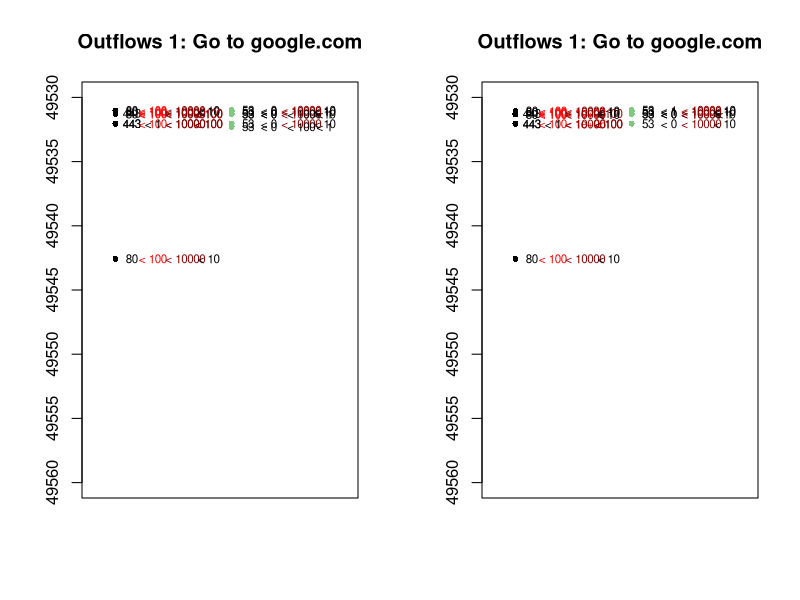
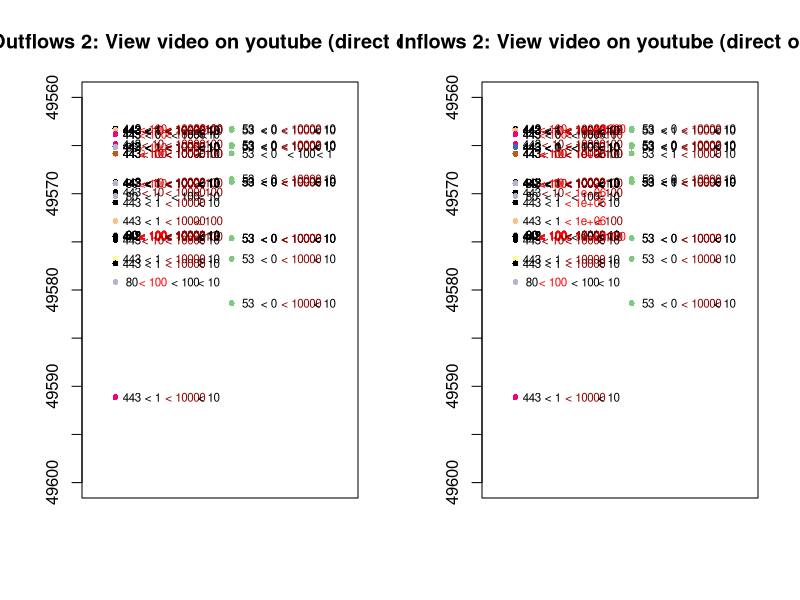
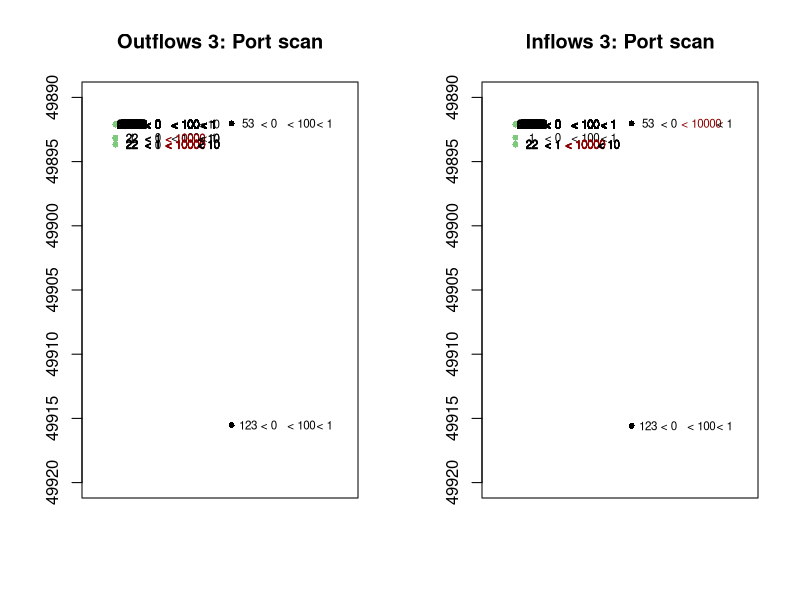
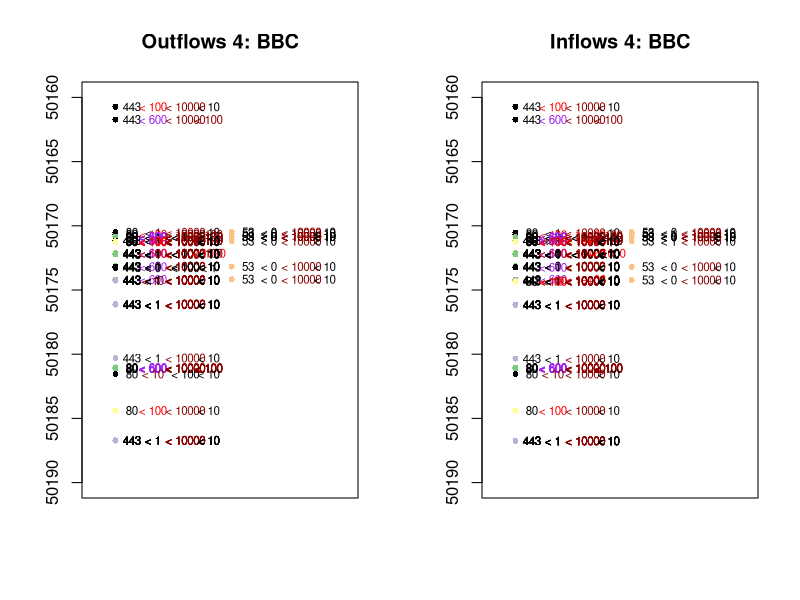

Here is the R script that generated these plots, in order:
## ---- chunk 1
knitr::opts_chunk$set(echo = TRUE)
## ---- chunk 2
setwd("~/Desktop/VNet/Data/")

Flows <- Outflows <- read.table("nf_data.txt",sep=",",header=FALSE, stringsAsFactors = FALSE,skip=1,fill=TRUE)
del <- nrow(Flows)

Flows <- Flows <- read.table("nf_data.txt",sep=",",header=FALSE, stringsAsFactors = FALSE,skip=1,nrows=del-4,fill=TRUE)
t11 <- sapply(strsplit(Flows[,1]," "), "[",2)
Flows[,1] <- c(data.matrix(read.table(text=t11,sep=":"))%*%c(3600,60,1))
Flows[,5] <- sapply(strsplit(Flows[,5],":"), "[",2)
Flows[,7] <- sapply(strsplit(Flows[,7],":"), "[",2)
Flows[,3] <- trimws(Flows[,3],which="both")
Flows[,4] <- trimws(Flows[,4],which="both")
Flows[,5] <- trimws(Flows[,5],which="both")
Flows[,6] <- trimws(Flows[,6],which="both")
Flows[,7] <- trimws(Flows[,7],which="both")
Flows[,9] <- trimws(Flows[,9],which="both")
Flows[,8] <- gsub(" M","000000",Flows[,8])
Flows[,9] <- gsub(" M","000000",Flows[,9])
Flows[,8] <- gsub(" G","000000000",Flows[,8])
Flows[,9] <- gsub(" G","000000000",Flows[,9])

colnames(Flows) <- c("timeStamp","duration","proto","srcip","srcport",
                              "destip","destport","packetcount","bytes","flowcount")
Flows <- Flows[order(Flows[,1]),]


Outflows <- Flows[Flows[,4]=="192.168.1.100",]
Inflows <- Flows[Flows[,6]=="192.168.1.100",]
Others <- Flows[Flows[,6]!="192.168.1.100"&Flows[,4]!="192.168.1.100",]

#dim(Inflows)
#dim(Outflows)


# Outflows <- Outflows[Outflows[,1]/3600>13.99,]
# Outflows[,1] <- Outflows[,1]-min(Outflows[,1])
# Inflows <- Inflows[Inflows[,1]/3600>13.99,]
# Inflows[,1] <- Inflows[,1]-min(Inflows[,1])


#Outflows ###############################################################

Outflows_b <- Outflows
Inflows_b <- Inflows

Outflows_b[,8] <- as.numeric(Outflows_b[,8])
Outflows_b[,9] <- as.numeric(Outflows_b[,9])
Inflows_b[,8] <- as.numeric(Inflows_b[,8])
Inflows_b[,9] <- as.numeric(Inflows_b[,9])

#Colors and groups
coldout <- rep("black",dim(Outflows)[1])
coldin <- rep("black",dim(Inflows)[1])
colpout <- rep("black",dim(Outflows)[1])
colpin <- rep("black",dim(Inflows)[1])
colbout <- rep("black",dim(Outflows)[1])
colbin <- rep("black",dim(Inflows)[1])

quantile(as.numeric(Outflows[,2]),probs = c(0.7,0.95,0.99,0.999))
quantile(as.numeric(Inflows[,2]),probs = c(0.7,0.95,0.99,0.999))
durationsv <- c(-1,0,1,10,100,600,Inf)
cold <- c("black","black","darkred","red","purple","green")

for(i in 2:length(durationsv)){
  Outflows[Outflows_b[,2]>durationsv[i-1]&Outflows_b[,2]<=durationsv[i],2] <- paste("<",durationsv[i])
  coldout[Outflows_b[,2]>durationsv[i-1]&Outflows_b[,2]<=durationsv[i]] <- cold[i-1]
  Inflows[Inflows_b[,2]>durationsv[i-1]&Inflows_b[,2]<=durationsv[i],2] <- paste("<",durationsv[i])
  coldin[Inflows_b[,2]>durationsv[i-1]&Inflows_b[,2]<=durationsv[i]] <- cold[i-1]
}

quantile(as.numeric(Outflows[,8]),probs = c(0.7,0.95,0.99,0.999))
quantile(as.numeric(Inflows[,8]),probs = c(0.7,0.95,0.99,0.999))
paketsv <- c(-1,1,10,100,1000,10000,100000,Inf)
colp <- c("black","black","darkred","red","purple","purple","green")

for(i in 2:length(paketsv)){
  Outflows[Outflows_b[,8]>paketsv[i-1]&Outflows_b[,8]<=paketsv[i],8] <- paste("<",paketsv[i])
  colpout[Outflows_b[,8]>paketsv[i-1]&Outflows_b[,8]<=paketsv[i]] <- colp[i-1]
  Inflows[Inflows_b[,8]>paketsv[i-1]&Inflows_b[,8]<=paketsv[i],8] <- paste("<",paketsv[i])
  colpin[Inflows_b[,8]>paketsv[i-1]&Inflows_b[,8]<=paketsv[i]] <- colp[i-1]
}

quantile(as.numeric(Outflows[,9]),probs = c(0.7,0.95,0.99,0.999))
quantile(as.numeric(Inflows[,9]),probs = c(0.7,0.95,0.99,0.999))
bytesv <- c(-1,100,10000,1000000,100000000,1000000000,Inf)
colb <- c("black","darkred","red","purple","purple","green")

for(i in 2:length(paketsv)){
  Outflows[Outflows_b[,9]>bytesv[i-1]&Outflows_b[,9]<=bytesv[i],9] <- paste("<",bytesv[i])
  colbout[Outflows_b[,9]>bytesv[i-1]&Outflows_b[,9]<=bytesv[i]] <- colb[i-1]
  Inflows[Inflows_b[,9]>bytesv[i-1]&Inflows_b[,9]<=bytesv[i],9] <- paste("<",bytesv[i])
  colbin[Inflows_b[,9]>bytesv[i-1]&Inflows_b[,9]<=bytesv[i]] <- colb[i-1]
}


library(RColorBrewer)
n <- 74
qual_col_pals = brewer.pal.info[brewer.pal.info$category == 'qual',]
col_vector = unlist(mapply(brewer.pal, qual_col_pals$maxcolors, rownames(qual_col_pals)))
#pie(rep(1,n), col=sample(col_vector, n))
## ---- chunk 3
window <- c(0,30)+49530


yax <- seq(from = window[1], to = window[2], by = 5)

par(mfrow=c(1,2))


nout <- sum(table(Outflows[Outflows[,1]>=window[1]&Outflows[,1]<=window[2],6])>2)
nin <- sum(table(Inflows[Inflows[,1]>=window[1]&Inflows[,1]<=window[2],4])>2)

IPout <- names(sort(table(Outflows[Outflows[,1]>=window[1]&Outflows[,1]<=window[2],6]),decreasing = TRUE))
IPin <- names(sort(table(Inflows[Inflows[,1]>=window[1]&Inflows[,1]<=window[2],4]),decreasing = TRUE))

colsout <- rep("black",length(Outflows[Outflows[,1]>=window[1]&Outflows[,1]<=window[2],6]))
colsin <- rep("black",length(Inflows[Inflows[,1]>=window[1]&Inflows[,1]<=window[2],6]))

for(i in 1:nout){
  colsout[Outflows[Outflows[,1]>=window[1]&Outflows[,1]<=window[2],6]==IPout[i]]=col_vector[i]
}

for(i in 1:nin){
  colsin[Inflows[Inflows[,1]>=window[1]&Inflows[,1]<=window[2],4]==IPin[i]]=col_vector[i]
}

outUDP <- Outflows[Outflows[,1]>=window[1]&Outflows[,1]<=window[2],3]=="UDP"
outTCP <- Outflows[Outflows[,1]>=window[1]&Outflows[,1]<=window[2],3]=="TCP"
inUDP <- Inflows[Inflows[,1]>=window[1]&Inflows[,1]<=window[2],3]=="UDP"
inTCP <- Inflows[Inflows[,1]>=window[1]&Inflows[,1]<=window[2],3]=="TCP"



#sort(table(Outflows[Outflows[,1]>=window[1]&Outflows[,1]<=window[2],6]),decreasing = TRUE)
#sort(table(Inflows[Inflows[,1]>=window[1]&Inflows[,1]<=window[2],4]),decreasing = TRUE)

#Outflows ##################

plot(Outflows[Outflows[,3]=="UDP"&Outflows[,1]>=window[1]&Outflows[,1]<=window[2],1]*0,Outflows[Outflows[,3]=="UDP"&Outflows[,1]>=window[1]&Outflows[,1]<=window[2],1],
     col=colsout[outUDP],ylim=rev(window),pch=16,cex=0.8,xlim=c(-0.6,0.5),axes=FALSE,frame.plot=TRUE,
     main="Outflows 1: Go to google.com",ylab=" " ,xlab=" ")
axis(side = 2, at = yax)
points(Outflows[Outflows[,3]=="TCP"&Outflows[,1]>=window[1]&Outflows[,1]<=window[2],1]*0-0.5,Outflows[Outflows[,3]=="TCP"&Outflows[,1]>=window[1]&Outflows[,1]<=window[2],1],
       col=colsout[outTCP],cex=0.8,pch=16)

#Ports
text(Outflows[Outflows[,3]=="UDP"&Outflows[,1]>=window[1]&Outflows[,1]<=window[2],1]*0+0.07, Outflows[Outflows[,3]=="UDP"&Outflows[,1]>=window[1]&Outflows[,1]<=window[2],1],
     labels = Outflows[Outflows[,3]=="UDP"&Outflows[,1]>=window[1]&Outflows[,1]<=window[2],7],offset = 0, cex = 0.7)
text(Outflows[Outflows[,3]=="TCP"&Outflows[,1]>=window[1]&Outflows[,1]<=window[2],1]*0-0.43, Outflows[Outflows[,3]=="TCP"&Outflows[,1]>=window[1]&Outflows[,1]<=window[2],1],
     labels = Outflows[Outflows[,3]=="TCP"&Outflows[,1]>=window[1]&Outflows[,1]<=window[2],7],offset = 0, cex = 0.7)

#Duration

text(Outflows[Outflows[,3]=="UDP"&Outflows[,1]>=window[1]&Outflows[,1]<=window[2],1]*0+0.16, Outflows[Outflows[,3]=="UDP"&Outflows[,1]>=window[1]&Outflows[,1]<=window[2],1],
     labels = Outflows[Outflows[,3]=="UDP"&Outflows[,1]>=window[1]&Outflows[,1]<=window[2],2],offset = 0, cex = 0.7,col=coldout[Outflows[,3]=="UDP"&Outflows[,1]>=window[1]&Outflows[,1]<=window[2]])
text(Outflows[Outflows[,3]=="TCP"&Outflows[,1]>=window[1]&Outflows[,1]<=window[2],1]*0-0.34, Outflows[Outflows[,3]=="TCP"&Outflows[,1]>=window[1]&Outflows[,1]<=window[2],1],
     labels = Outflows[Outflows[,3]=="TCP"&Outflows[,1]>=window[1]&Outflows[,1]<=window[2],2],offset = 0, cex = 0.7,col=coldout[Outflows[,3]=="TCP"&Outflows[,1]>=window[1]&Outflows[,1]<=window[2]])

#Bytes

text(Outflows[Outflows[,3]=="UDP"&Outflows[,1]>=window[1]&Outflows[,1]<=window[2],1]*0+0.3, Outflows[Outflows[,3]=="UDP"&Outflows[,1]>=window[1]&Outflows[,1]<=window[2],1],
     labels = Outflows[Outflows[,3]=="UDP"&Outflows[,1]>=window[1]&Outflows[,1]<=window[2],9],offset = 0, cex = 0.7,col=colbout[Outflows[,3]=="UDP"&Outflows[,1]>=window[1]&Outflows[,1]<=window[2]])
text(Outflows[Outflows[,3]=="TCP"&Outflows[,1]>=window[1]&Outflows[,1]<=window[2],1]*0-0.2, Outflows[Outflows[,3]=="TCP"&Outflows[,1]>=window[1]&Outflows[,1]<=window[2],1],
     labels = Outflows[Outflows[,3]=="TCP"&Outflows[,1]>=window[1]&Outflows[,1]<=window[2],9],offset = 0, cex = 0.7,col=colbout[Outflows[,3]=="TCP"&Outflows[,1]>=window[1]&Outflows[,1]<=window[2]])

#Pakets

text(Outflows[Outflows[,3]=="UDP"&Outflows[,1]>=window[1]&Outflows[,1]<=window[2],1]*0+0.4, Outflows[Outflows[,3]=="UDP"&Outflows[,1]>=window[1]&Outflows[,1]<=window[2],1],
     labels = Outflows[Outflows[,3]=="UDP"&Outflows[,1]>=window[1]&Outflows[,1]<=window[2],8],offset = 0, cex = 0.7,col=colpout[Outflows[,3]=="UDP"&Outflows[,1]>=window[1]&Outflows[,1]<=window[2]])
text(Outflows[Outflows[,3]=="TCP"&Outflows[,1]>=window[1]&Outflows[,1]<=window[2],1]*0-0.1, Outflows[Outflows[,3]=="TCP"&Outflows[,1]>=window[1]&Outflows[,1]<=window[2],1],
     labels = Outflows[Outflows[,3]=="TCP"&Outflows[,1]>=window[1]&Outflows[,1]<=window[2],8],offset = 0, cex = 0.7,col=colpout[Outflows[,3]=="TCP"&Outflows[,1]>=window[1]&Outflows[,1]<=window[2]])

#Inflows ##################

plot(Inflows[Inflows[,3]=="UDP"&Inflows[,1]>=window[1]&Inflows[,1]<=window[2],1]*0,Inflows[Inflows[,3]=="UDP"&Inflows[,1]>=window[1]&Inflows[,1]<=window[2],1],
     col=colsin[inUDP],ylim=rev(window),pch=16,cex=0.8,xlim=c(-0.6,0.5),axes=FALSE,frame.plot=TRUE,
     main="Outflows 1: Go to google.com",ylab=" " ,xlab=" ")
axis(side = 2, at = yax)
points(Inflows[Inflows[,3]=="TCP"&Inflows[,1]>=window[1]&Inflows[,1]<=window[2],1]*0-0.5,Inflows[Inflows[,3]=="TCP"&Inflows[,1]>=window[1]&Inflows[,1]<=window[2],1],
       col=colsin[inTCP],cex=0.8,pch=16)

#Ports
text(Inflows[Inflows[,3]=="UDP"&Inflows[,1]>=window[1]&Inflows[,1]<=window[2],1]*0+0.07, Inflows[Inflows[,3]=="UDP"&Inflows[,1]>=window[1]&Inflows[,1]<=window[2],1],
     labels = Inflows[Inflows[,3]=="UDP"&Inflows[,1]>=window[1]&Inflows[,1]<=window[2],5],offset = 0, cex = 0.7)
text(Inflows[Inflows[,3]=="TCP"&Inflows[,1]>=window[1]&Inflows[,1]<=window[2],1]*0-0.43, Inflows[Inflows[,3]=="TCP"&Inflows[,1]>=window[1]&Inflows[,1]<=window[2],1],
     labels = Inflows[Inflows[,3]=="TCP"&Inflows[,1]>=window[1]&Inflows[,1]<=window[2],5],offset = 0, cex = 0.7)

#Duration

text(Inflows[Inflows[,3]=="UDP"&Inflows[,1]>=window[1]&Inflows[,1]<=window[2],1]*0+0.16, Inflows[Inflows[,3]=="UDP"&Inflows[,1]>=window[1]&Inflows[,1]<=window[2],1],
     labels = Inflows[Inflows[,3]=="UDP"&Inflows[,1]>=window[1]&Inflows[,1]<=window[2],2],offset = 0, cex = 0.7,col=coldin[Inflows[,3]=="UDP"&Inflows[,1]>=window[1]&Inflows[,1]<=window[2]])
text(Inflows[Inflows[,3]=="TCP"&Inflows[,1]>=window[1]&Inflows[,1]<=window[2],1]*0-0.34, Inflows[Inflows[,3]=="TCP"&Inflows[,1]>=window[1]&Inflows[,1]<=window[2],1],
     labels = Inflows[Inflows[,3]=="TCP"&Inflows[,1]>=window[1]&Inflows[,1]<=window[2],2],offset = 0, cex = 0.7,col=coldin[Inflows[,3]=="TCP"&Inflows[,1]>=window[1]&Inflows[,1]<=window[2]])

#Bytes

text(Inflows[Inflows[,3]=="UDP"&Inflows[,1]>=window[1]&Inflows[,1]<=window[2],1]*0+0.3, Inflows[Inflows[,3]=="UDP"&Inflows[,1]>=window[1]&Inflows[,1]<=window[2],1],
     labels = Inflows[Inflows[,3]=="UDP"&Inflows[,1]>=window[1]&Inflows[,1]<=window[2],9],offset = 0, cex = 0.7,col=colbin[Inflows[,3]=="UDP"&Inflows[,1]>=window[1]&Inflows[,1]<=window[2]])
text(Inflows[Inflows[,3]=="TCP"&Inflows[,1]>=window[1]&Inflows[,1]<=window[2],1]*0-0.2, Inflows[Inflows[,3]=="TCP"&Inflows[,1]>=window[1]&Inflows[,1]<=window[2],1],
     labels = Inflows[Inflows[,3]=="TCP"&Inflows[,1]>=window[1]&Inflows[,1]<=window[2],9],offset = 0, cex = 0.7,col=colbin[Inflows[,3]=="TCP"&Inflows[,1]>=window[1]&Inflows[,1]<=window[2]])

#Pakets

text(Inflows[Inflows[,3]=="UDP"&Inflows[,1]>=window[1]&Inflows[,1]<=window[2],1]*0+0.4, Inflows[Inflows[,3]=="UDP"&Inflows[,1]>=window[1]&Inflows[,1]<=window[2],1],
     labels = Inflows[Inflows[,3]=="UDP"&Inflows[,1]>=window[1]&Inflows[,1]<=window[2],8],offset = 0, cex = 0.7,col=colpin[Inflows[,3]=="UDP"&Inflows[,1]>=window[1]&Inflows[,1]<=window[2]])
text(Inflows[Inflows[,3]=="TCP"&Inflows[,1]>=window[1]&Inflows[,1]<=window[2],1]*0-0.1, Inflows[Inflows[,3]=="TCP"&Inflows[,1]>=window[1]&Inflows[,1]<=window[2],1],
     labels = Inflows[Inflows[,3]=="TCP"&Inflows[,1]>=window[1]&Inflows[,1]<=window[2],8],offset = 0, cex = 0.7,col=colpin[Inflows[,3]=="TCP"&Inflows[,1]>=window[1]&Inflows[,1]<=window[2]])

## ---- chunk 4
window <- c(0,40)+49560


yax <- seq(from = window[1], to = window[2], by = 5)

par(mfrow=c(1,2))


nout <- sum(table(Outflows[Outflows[,1]>=window[1]&Outflows[,1]<=window[2],6])>2)
nin <- sum(table(Inflows[Inflows[,1]>=window[1]&Inflows[,1]<=window[2],4])>2)

IPout <- names(sort(table(Outflows[Outflows[,1]>=window[1]&Outflows[,1]<=window[2],6]),decreasing = TRUE))
IPin <- names(sort(table(Inflows[Inflows[,1]>=window[1]&Inflows[,1]<=window[2],4]),decreasing = TRUE))

colsout <- rep("black",length(Outflows[Outflows[,1]>=window[1]&Outflows[,1]<=window[2],6]))
colsin <- rep("black",length(Inflows[Inflows[,1]>=window[1]&Inflows[,1]<=window[2],6]))

for(i in 1:nout){
  colsout[Outflows[Outflows[,1]>=window[1]&Outflows[,1]<=window[2],6]==IPout[i]]=col_vector[i]
}

for(i in 1:nin){
  colsin[Inflows[Inflows[,1]>=window[1]&Inflows[,1]<=window[2],4]==IPin[i]]=col_vector[i]
}

outUDP <- Outflows[Outflows[,1]>=window[1]&Outflows[,1]<=window[2],3]=="UDP"
outTCP <- Outflows[Outflows[,1]>=window[1]&Outflows[,1]<=window[2],3]=="TCP"
inUDP <- Inflows[Inflows[,1]>=window[1]&Inflows[,1]<=window[2],3]=="UDP"
inTCP <- Inflows[Inflows[,1]>=window[1]&Inflows[,1]<=window[2],3]=="TCP"



#sort(table(Outflows[Outflows[,1]>=window[1]&Outflows[,1]<=window[2],6]),decreasing = TRUE)
#sort(table(Inflows[Inflows[,1]>=window[1]&Inflows[,1]<=window[2],4]),decreasing = TRUE)

#Outflows ##################

plot(Outflows[Outflows[,3]=="UDP"&Outflows[,1]>=window[1]&Outflows[,1]<=window[2],1]*0,Outflows[Outflows[,3]=="UDP"&Outflows[,1]>=window[1]&Outflows[,1]<=window[2],1],
     col=colsout[outUDP],ylim=rev(window),pch=16,cex=0.8,xlim=c(-0.6,0.5),axes=FALSE,frame.plot=TRUE,
     main="Outflows 2: View video on youtube (direct open)",ylab=" " ,xlab=" ")
axis(side = 2, at = yax)
points(Outflows[Outflows[,3]=="TCP"&Outflows[,1]>=window[1]&Outflows[,1]<=window[2],1]*0-0.5,Outflows[Outflows[,3]=="TCP"&Outflows[,1]>=window[1]&Outflows[,1]<=window[2],1],
       col=colsout[outTCP],cex=0.8,pch=16)

#Ports
text(Outflows[Outflows[,3]=="UDP"&Outflows[,1]>=window[1]&Outflows[,1]<=window[2],1]*0+0.07, Outflows[Outflows[,3]=="UDP"&Outflows[,1]>=window[1]&Outflows[,1]<=window[2],1],
     labels = Outflows[Outflows[,3]=="UDP"&Outflows[,1]>=window[1]&Outflows[,1]<=window[2],7],offset = 0, cex = 0.7)
text(Outflows[Outflows[,3]=="TCP"&Outflows[,1]>=window[1]&Outflows[,1]<=window[2],1]*0-0.43, Outflows[Outflows[,3]=="TCP"&Outflows[,1]>=window[1]&Outflows[,1]<=window[2],1],
     labels = Outflows[Outflows[,3]=="TCP"&Outflows[,1]>=window[1]&Outflows[,1]<=window[2],7],offset = 0, cex = 0.7)

#Duration

text(Outflows[Outflows[,3]=="UDP"&Outflows[,1]>=window[1]&Outflows[,1]<=window[2],1]*0+0.16, Outflows[Outflows[,3]=="UDP"&Outflows[,1]>=window[1]&Outflows[,1]<=window[2],1],
     labels = Outflows[Outflows[,3]=="UDP"&Outflows[,1]>=window[1]&Outflows[,1]<=window[2],2],offset = 0, cex = 0.7,col=coldout[Outflows[,3]=="UDP"&Outflows[,1]>=window[1]&Outflows[,1]<=window[2]])
text(Outflows[Outflows[,3]=="TCP"&Outflows[,1]>=window[1]&Outflows[,1]<=window[2],1]*0-0.34, Outflows[Outflows[,3]=="TCP"&Outflows[,1]>=window[1]&Outflows[,1]<=window[2],1],
     labels = Outflows[Outflows[,3]=="TCP"&Outflows[,1]>=window[1]&Outflows[,1]<=window[2],2],offset = 0, cex = 0.7,col=coldout[Outflows[,3]=="TCP"&Outflows[,1]>=window[1]&Outflows[,1]<=window[2]])

#Bytes

text(Outflows[Outflows[,3]=="UDP"&Outflows[,1]>=window[1]&Outflows[,1]<=window[2],1]*0+0.3, Outflows[Outflows[,3]=="UDP"&Outflows[,1]>=window[1]&Outflows[,1]<=window[2],1],
     labels = Outflows[Outflows[,3]=="UDP"&Outflows[,1]>=window[1]&Outflows[,1]<=window[2],9],offset = 0, cex = 0.7,col=colbout[Outflows[,3]=="UDP"&Outflows[,1]>=window[1]&Outflows[,1]<=window[2]])
text(Outflows[Outflows[,3]=="TCP"&Outflows[,1]>=window[1]&Outflows[,1]<=window[2],1]*0-0.2, Outflows[Outflows[,3]=="TCP"&Outflows[,1]>=window[1]&Outflows[,1]<=window[2],1],
     labels = Outflows[Outflows[,3]=="TCP"&Outflows[,1]>=window[1]&Outflows[,1]<=window[2],9],offset = 0, cex = 0.7,col=colbout[Outflows[,3]=="TCP"&Outflows[,1]>=window[1]&Outflows[,1]<=window[2]])

#Pakets

text(Outflows[Outflows[,3]=="UDP"&Outflows[,1]>=window[1]&Outflows[,1]<=window[2],1]*0+0.4, Outflows[Outflows[,3]=="UDP"&Outflows[,1]>=window[1]&Outflows[,1]<=window[2],1],
     labels = Outflows[Outflows[,3]=="UDP"&Outflows[,1]>=window[1]&Outflows[,1]<=window[2],8],offset = 0, cex = 0.7,col=colpout[Outflows[,3]=="UDP"&Outflows[,1]>=window[1]&Outflows[,1]<=window[2]])
text(Outflows[Outflows[,3]=="TCP"&Outflows[,1]>=window[1]&Outflows[,1]<=window[2],1]*0-0.1, Outflows[Outflows[,3]=="TCP"&Outflows[,1]>=window[1]&Outflows[,1]<=window[2],1],
     labels = Outflows[Outflows[,3]=="TCP"&Outflows[,1]>=window[1]&Outflows[,1]<=window[2],8],offset = 0, cex = 0.7,col=colpout[Outflows[,3]=="TCP"&Outflows[,1]>=window[1]&Outflows[,1]<=window[2]])

#Inflows ##################

plot(Inflows[Inflows[,3]=="UDP"&Inflows[,1]>=window[1]&Inflows[,1]<=window[2],1]*0,Inflows[Inflows[,3]=="UDP"&Inflows[,1]>=window[1]&Inflows[,1]<=window[2],1],
     col=colsin[inUDP],ylim=rev(window),pch=16,cex=0.8,xlim=c(-0.6,0.5),axes=FALSE,frame.plot=TRUE,
     main="Inflows 2: View video on youtube (direct open)",ylab=" " ,xlab=" ")
axis(side = 2, at = yax)
points(Inflows[Inflows[,3]=="TCP"&Inflows[,1]>=window[1]&Inflows[,1]<=window[2],1]*0-0.5,Inflows[Inflows[,3]=="TCP"&Inflows[,1]>=window[1]&Inflows[,1]<=window[2],1],
       col=colsin[inTCP],cex=0.8,pch=16)

#Ports
text(Inflows[Inflows[,3]=="UDP"&Inflows[,1]>=window[1]&Inflows[,1]<=window[2],1]*0+0.07, Inflows[Inflows[,3]=="UDP"&Inflows[,1]>=window[1]&Inflows[,1]<=window[2],1],
     labels = Inflows[Inflows[,3]=="UDP"&Inflows[,1]>=window[1]&Inflows[,1]<=window[2],5],offset = 0, cex = 0.7)
text(Inflows[Inflows[,3]=="TCP"&Inflows[,1]>=window[1]&Inflows[,1]<=window[2],1]*0-0.43, Inflows[Inflows[,3]=="TCP"&Inflows[,1]>=window[1]&Inflows[,1]<=window[2],1],
     labels = Inflows[Inflows[,3]=="TCP"&Inflows[,1]>=window[1]&Inflows[,1]<=window[2],5],offset = 0, cex = 0.7)

#Duration

text(Inflows[Inflows[,3]=="UDP"&Inflows[,1]>=window[1]&Inflows[,1]<=window[2],1]*0+0.16, Inflows[Inflows[,3]=="UDP"&Inflows[,1]>=window[1]&Inflows[,1]<=window[2],1],
     labels = Inflows[Inflows[,3]=="UDP"&Inflows[,1]>=window[1]&Inflows[,1]<=window[2],2],offset = 0, cex = 0.7,col=coldin[Inflows[,3]=="UDP"&Inflows[,1]>=window[1]&Inflows[,1]<=window[2]])
text(Inflows[Inflows[,3]=="TCP"&Inflows[,1]>=window[1]&Inflows[,1]<=window[2],1]*0-0.34, Inflows[Inflows[,3]=="TCP"&Inflows[,1]>=window[1]&Inflows[,1]<=window[2],1],
     labels = Inflows[Inflows[,3]=="TCP"&Inflows[,1]>=window[1]&Inflows[,1]<=window[2],2],offset = 0, cex = 0.7,col=coldin[Inflows[,3]=="TCP"&Inflows[,1]>=window[1]&Inflows[,1]<=window[2]])

#Bytes

text(Inflows[Inflows[,3]=="UDP"&Inflows[,1]>=window[1]&Inflows[,1]<=window[2],1]*0+0.3, Inflows[Inflows[,3]=="UDP"&Inflows[,1]>=window[1]&Inflows[,1]<=window[2],1],
     labels = Inflows[Inflows[,3]=="UDP"&Inflows[,1]>=window[1]&Inflows[,1]<=window[2],9],offset = 0, cex = 0.7,col=colbin[Inflows[,3]=="UDP"&Inflows[,1]>=window[1]&Inflows[,1]<=window[2]])
text(Inflows[Inflows[,3]=="TCP"&Inflows[,1]>=window[1]&Inflows[,1]<=window[2],1]*0-0.2, Inflows[Inflows[,3]=="TCP"&Inflows[,1]>=window[1]&Inflows[,1]<=window[2],1],
     labels = Inflows[Inflows[,3]=="TCP"&Inflows[,1]>=window[1]&Inflows[,1]<=window[2],9],offset = 0, cex = 0.7,col=colbin[Inflows[,3]=="TCP"&Inflows[,1]>=window[1]&Inflows[,1]<=window[2]])

#Pakets

text(Inflows[Inflows[,3]=="UDP"&Inflows[,1]>=window[1]&Inflows[,1]<=window[2],1]*0+0.4, Inflows[Inflows[,3]=="UDP"&Inflows[,1]>=window[1]&Inflows[,1]<=window[2],1],
     labels = Inflows[Inflows[,3]=="UDP"&Inflows[,1]>=window[1]&Inflows[,1]<=window[2],8],offset = 0, cex = 0.7,col=colpin[Inflows[,3]=="UDP"&Inflows[,1]>=window[1]&Inflows[,1]<=window[2]])
text(Inflows[Inflows[,3]=="TCP"&Inflows[,1]>=window[1]&Inflows[,1]<=window[2],1]*0-0.1, Inflows[Inflows[,3]=="TCP"&Inflows[,1]>=window[1]&Inflows[,1]<=window[2],1],
     labels = Inflows[Inflows[,3]=="TCP"&Inflows[,1]>=window[1]&Inflows[,1]<=window[2],8],offset = 0, cex = 0.7,col=colpin[Inflows[,3]=="TCP"&Inflows[,1]>=window[1]&Inflows[,1]<=window[2]])

## ---- chunk 5
window <- c(0,30)+49890


yax <- seq(from = window[1], to = window[2], by = 5)

par(mfrow=c(1,2))


nout <- sum(table(Outflows[Outflows[,1]>=window[1]&Outflows[,1]<=window[2],6])>2)
nin <- sum(table(Inflows[Inflows[,1]>=window[1]&Inflows[,1]<=window[2],4])>2)

IPout <- names(sort(table(Outflows[Outflows[,1]>=window[1]&Outflows[,1]<=window[2],6]),decreasing = TRUE))
IPin <- names(sort(table(Inflows[Inflows[,1]>=window[1]&Inflows[,1]<=window[2],4]),decreasing = TRUE))

colsout <- rep("black",length(Outflows[Outflows[,1]>=window[1]&Outflows[,1]<=window[2],6]))
colsin <- rep("black",length(Inflows[Inflows[,1]>=window[1]&Inflows[,1]<=window[2],6]))

for(i in 1:nout){
  colsout[Outflows[Outflows[,1]>=window[1]&Outflows[,1]<=window[2],6]==IPout[i]]=col_vector[i]
}

for(i in 1:nin){
  colsin[Inflows[Inflows[,1]>=window[1]&Inflows[,1]<=window[2],4]==IPin[i]]=col_vector[i]
}

outUDP <- Outflows[Outflows[,1]>=window[1]&Outflows[,1]<=window[2],3]=="UDP"
outTCP <- Outflows[Outflows[,1]>=window[1]&Outflows[,1]<=window[2],3]=="TCP"
inUDP <- Inflows[Inflows[,1]>=window[1]&Inflows[,1]<=window[2],3]=="UDP"
inTCP <- Inflows[Inflows[,1]>=window[1]&Inflows[,1]<=window[2],3]=="TCP"



#sort(table(Outflows[Outflows[,1]>=window[1]&Outflows[,1]<=window[2],6]),decreasing = TRUE)
#sort(table(Inflows[Inflows[,1]>=window[1]&Inflows[,1]<=window[2],4]),decreasing = TRUE)

#Outflows ##################

plot(Outflows[Outflows[,3]=="UDP"&Outflows[,1]>=window[1]&Outflows[,1]<=window[2],1]*0,Outflows[Outflows[,3]=="UDP"&Outflows[,1]>=window[1]&Outflows[,1]<=window[2],1],
     col=colsout[outUDP],ylim=rev(window),pch=16,cex=0.8,xlim=c(-0.6,0.5),axes=FALSE,frame.plot=TRUE,
     main="Outflows 3: Port scan",ylab=" " ,xlab=" ")
axis(side = 2, at = yax)
points(Outflows[Outflows[,3]=="TCP"&Outflows[,1]>=window[1]&Outflows[,1]<=window[2],1]*0-0.5,Outflows[Outflows[,3]=="TCP"&Outflows[,1]>=window[1]&Outflows[,1]<=window[2],1],
       col=colsout[outTCP],cex=0.8,pch=16)

#Ports
text(Outflows[Outflows[,3]=="UDP"&Outflows[,1]>=window[1]&Outflows[,1]<=window[2],1]*0+0.07, Outflows[Outflows[,3]=="UDP"&Outflows[,1]>=window[1]&Outflows[,1]<=window[2],1],
     labels = Outflows[Outflows[,3]=="UDP"&Outflows[,1]>=window[1]&Outflows[,1]<=window[2],7],offset = 0, cex = 0.7)
text(Outflows[Outflows[,3]=="TCP"&Outflows[,1]>=window[1]&Outflows[,1]<=window[2],1]*0-0.43, Outflows[Outflows[,3]=="TCP"&Outflows[,1]>=window[1]&Outflows[,1]<=window[2],1],
     labels = Outflows[Outflows[,3]=="TCP"&Outflows[,1]>=window[1]&Outflows[,1]<=window[2],7],offset = 0, cex = 0.7)

#Duration

text(Outflows[Outflows[,3]=="UDP"&Outflows[,1]>=window[1]&Outflows[,1]<=window[2],1]*0+0.16, Outflows[Outflows[,3]=="UDP"&Outflows[,1]>=window[1]&Outflows[,1]<=window[2],1],
     labels = Outflows[Outflows[,3]=="UDP"&Outflows[,1]>=window[1]&Outflows[,1]<=window[2],2],offset = 0, cex = 0.7,col=coldout[Outflows[,3]=="UDP"&Outflows[,1]>=window[1]&Outflows[,1]<=window[2]])
text(Outflows[Outflows[,3]=="TCP"&Outflows[,1]>=window[1]&Outflows[,1]<=window[2],1]*0-0.34, Outflows[Outflows[,3]=="TCP"&Outflows[,1]>=window[1]&Outflows[,1]<=window[2],1],
     labels = Outflows[Outflows[,3]=="TCP"&Outflows[,1]>=window[1]&Outflows[,1]<=window[2],2],offset = 0, cex = 0.7,col=coldout[Outflows[,3]=="TCP"&Outflows[,1]>=window[1]&Outflows[,1]<=window[2]])

#Bytes

text(Outflows[Outflows[,3]=="UDP"&Outflows[,1]>=window[1]&Outflows[,1]<=window[2],1]*0+0.3, Outflows[Outflows[,3]=="UDP"&Outflows[,1]>=window[1]&Outflows[,1]<=window[2],1],
     labels = Outflows[Outflows[,3]=="UDP"&Outflows[,1]>=window[1]&Outflows[,1]<=window[2],9],offset = 0, cex = 0.7,col=colbout[Outflows[,3]=="UDP"&Outflows[,1]>=window[1]&Outflows[,1]<=window[2]])
text(Outflows[Outflows[,3]=="TCP"&Outflows[,1]>=window[1]&Outflows[,1]<=window[2],1]*0-0.2, Outflows[Outflows[,3]=="TCP"&Outflows[,1]>=window[1]&Outflows[,1]<=window[2],1],
     labels = Outflows[Outflows[,3]=="TCP"&Outflows[,1]>=window[1]&Outflows[,1]<=window[2],9],offset = 0, cex = 0.7,col=colbout[Outflows[,3]=="TCP"&Outflows[,1]>=window[1]&Outflows[,1]<=window[2]])

#Pakets

text(Outflows[Outflows[,3]=="UDP"&Outflows[,1]>=window[1]&Outflows[,1]<=window[2],1]*0+0.4, Outflows[Outflows[,3]=="UDP"&Outflows[,1]>=window[1]&Outflows[,1]<=window[2],1],
     labels = Outflows[Outflows[,3]=="UDP"&Outflows[,1]>=window[1]&Outflows[,1]<=window[2],8],offset = 0, cex = 0.7,col=colpout[Outflows[,3]=="UDP"&Outflows[,1]>=window[1]&Outflows[,1]<=window[2]])
text(Outflows[Outflows[,3]=="TCP"&Outflows[,1]>=window[1]&Outflows[,1]<=window[2],1]*0-0.1, Outflows[Outflows[,3]=="TCP"&Outflows[,1]>=window[1]&Outflows[,1]<=window[2],1],
     labels = Outflows[Outflows[,3]=="TCP"&Outflows[,1]>=window[1]&Outflows[,1]<=window[2],8],offset = 0, cex = 0.7,col=colpout[Outflows[,3]=="TCP"&Outflows[,1]>=window[1]&Outflows[,1]<=window[2]])

#Inflows ##################

plot(Inflows[Inflows[,3]=="UDP"&Inflows[,1]>=window[1]&Inflows[,1]<=window[2],1]*0,Inflows[Inflows[,3]=="UDP"&Inflows[,1]>=window[1]&Inflows[,1]<=window[2],1],
     col=colsin[inUDP],ylim=rev(window),pch=16,cex=0.8,xlim=c(-0.6,0.5),axes=FALSE,frame.plot=TRUE,
     main="Inflows 3: Port scan",ylab=" " ,xlab=" ")
axis(side = 2, at = yax)
points(Inflows[Inflows[,3]=="TCP"&Inflows[,1]>=window[1]&Inflows[,1]<=window[2],1]*0-0.5,Inflows[Inflows[,3]=="TCP"&Inflows[,1]>=window[1]&Inflows[,1]<=window[2],1],
       col=colsin[inTCP],cex=0.8,pch=16)

#Ports
text(Inflows[Inflows[,3]=="UDP"&Inflows[,1]>=window[1]&Inflows[,1]<=window[2],1]*0+0.07, Inflows[Inflows[,3]=="UDP"&Inflows[,1]>=window[1]&Inflows[,1]<=window[2],1],
     labels = Inflows[Inflows[,3]=="UDP"&Inflows[,1]>=window[1]&Inflows[,1]<=window[2],5],offset = 0, cex = 0.7)
text(Inflows[Inflows[,3]=="TCP"&Inflows[,1]>=window[1]&Inflows[,1]<=window[2],1]*0-0.43, Inflows[Inflows[,3]=="TCP"&Inflows[,1]>=window[1]&Inflows[,1]<=window[2],1],
     labels = Inflows[Inflows[,3]=="TCP"&Inflows[,1]>=window[1]&Inflows[,1]<=window[2],5],offset = 0, cex = 0.7)

#Duration

text(Inflows[Inflows[,3]=="UDP"&Inflows[,1]>=window[1]&Inflows[,1]<=window[2],1]*0+0.16, Inflows[Inflows[,3]=="UDP"&Inflows[,1]>=window[1]&Inflows[,1]<=window[2],1],
     labels = Inflows[Inflows[,3]=="UDP"&Inflows[,1]>=window[1]&Inflows[,1]<=window[2],2],offset = 0, cex = 0.7,col=coldin[Inflows[,3]=="UDP"&Inflows[,1]>=window[1]&Inflows[,1]<=window[2]])
text(Inflows[Inflows[,3]=="TCP"&Inflows[,1]>=window[1]&Inflows[,1]<=window[2],1]*0-0.34, Inflows[Inflows[,3]=="TCP"&Inflows[,1]>=window[1]&Inflows[,1]<=window[2],1],
     labels = Inflows[Inflows[,3]=="TCP"&Inflows[,1]>=window[1]&Inflows[,1]<=window[2],2],offset = 0, cex = 0.7,col=coldin[Inflows[,3]=="TCP"&Inflows[,1]>=window[1]&Inflows[,1]<=window[2]])

#Bytes

text(Inflows[Inflows[,3]=="UDP"&Inflows[,1]>=window[1]&Inflows[,1]<=window[2],1]*0+0.3, Inflows[Inflows[,3]=="UDP"&Inflows[,1]>=window[1]&Inflows[,1]<=window[2],1],
     labels = Inflows[Inflows[,3]=="UDP"&Inflows[,1]>=window[1]&Inflows[,1]<=window[2],9],offset = 0, cex = 0.7,col=colbin[Inflows[,3]=="UDP"&Inflows[,1]>=window[1]&Inflows[,1]<=window[2]])
text(Inflows[Inflows[,3]=="TCP"&Inflows[,1]>=window[1]&Inflows[,1]<=window[2],1]*0-0.2, Inflows[Inflows[,3]=="TCP"&Inflows[,1]>=window[1]&Inflows[,1]<=window[2],1],
     labels = Inflows[Inflows[,3]=="TCP"&Inflows[,1]>=window[1]&Inflows[,1]<=window[2],9],offset = 0, cex = 0.7,col=colbin[Inflows[,3]=="TCP"&Inflows[,1]>=window[1]&Inflows[,1]<=window[2]])

#Pakets

text(Inflows[Inflows[,3]=="UDP"&Inflows[,1]>=window[1]&Inflows[,1]<=window[2],1]*0+0.4, Inflows[Inflows[,3]=="UDP"&Inflows[,1]>=window[1]&Inflows[,1]<=window[2],1],
     labels = Inflows[Inflows[,3]=="UDP"&Inflows[,1]>=window[1]&Inflows[,1]<=window[2],8],offset = 0, cex = 0.7,col=colpin[Inflows[,3]=="UDP"&Inflows[,1]>=window[1]&Inflows[,1]<=window[2]])
text(Inflows[Inflows[,3]=="TCP"&Inflows[,1]>=window[1]&Inflows[,1]<=window[2],1]*0-0.1, Inflows[Inflows[,3]=="TCP"&Inflows[,1]>=window[1]&Inflows[,1]<=window[2],1],
     labels = Inflows[Inflows[,3]=="TCP"&Inflows[,1]>=window[1]&Inflows[,1]<=window[2],8],offset = 0, cex = 0.7,col=colpin[Inflows[,3]=="TCP"&Inflows[,1]>=window[1]&Inflows[,1]<=window[2]])

## ---- chunk 6
window <- c(0,30)+50160


yax <- seq(from = window[1], to = window[2], by = 5)

par(mfrow=c(1,2))


nout <- sum(table(Outflows[Outflows[,1]>=window[1]&Outflows[,1]<=window[2],6])>2)
nin <- sum(table(Inflows[Inflows[,1]>=window[1]&Inflows[,1]<=window[2],4])>2)

IPout <- names(sort(table(Outflows[Outflows[,1]>=window[1]&Outflows[,1]<=window[2],6]),decreasing = TRUE))
IPin <- names(sort(table(Inflows[Inflows[,1]>=window[1]&Inflows[,1]<=window[2],4]),decreasing = TRUE))

colsout <- rep("black",length(Outflows[Outflows[,1]>=window[1]&Outflows[,1]<=window[2],6]))
colsin <- rep("black",length(Inflows[Inflows[,1]>=window[1]&Inflows[,1]<=window[2],6]))

for(i in 1:nout){
  colsout[Outflows[Outflows[,1]>=window[1]&Outflows[,1]<=window[2],6]==IPout[i]]=col_vector[i]
}

for(i in 1:nin){
  colsin[Inflows[Inflows[,1]>=window[1]&Inflows[,1]<=window[2],4]==IPin[i]]=col_vector[i]
}

outUDP <- Outflows[Outflows[,1]>=window[1]&Outflows[,1]<=window[2],3]=="UDP"
outTCP <- Outflows[Outflows[,1]>=window[1]&Outflows[,1]<=window[2],3]=="TCP"
inUDP <- Inflows[Inflows[,1]>=window[1]&Inflows[,1]<=window[2],3]=="UDP"
inTCP <- Inflows[Inflows[,1]>=window[1]&Inflows[,1]<=window[2],3]=="TCP"



#sort(table(Outflows[Outflows[,1]>=window[1]&Outflows[,1]<=window[2],6]),decreasing = TRUE)
#sort(table(Inflows[Inflows[,1]>=window[1]&Inflows[,1]<=window[2],4]),decreasing = TRUE)

#Outflows ##################

plot(Outflows[Outflows[,3]=="UDP"&Outflows[,1]>=window[1]&Outflows[,1]<=window[2],1]*0,Outflows[Outflows[,3]=="UDP"&Outflows[,1]>=window[1]&Outflows[,1]<=window[2],1],
     col=colsout[outUDP],ylim=rev(window),pch=16,cex=0.8,xlim=c(-0.6,0.5),axes=FALSE,frame.plot=TRUE,
     main="Outflows 4: BBC",ylab=" " ,xlab=" ")
axis(side = 2, at = yax)
points(Outflows[Outflows[,3]=="TCP"&Outflows[,1]>=window[1]&Outflows[,1]<=window[2],1]*0-0.5,Outflows[Outflows[,3]=="TCP"&Outflows[,1]>=window[1]&Outflows[,1]<=window[2],1],
       col=colsout[outTCP],cex=0.8,pch=16)

#Ports
text(Outflows[Outflows[,3]=="UDP"&Outflows[,1]>=window[1]&Outflows[,1]<=window[2],1]*0+0.07, Outflows[Outflows[,3]=="UDP"&Outflows[,1]>=window[1]&Outflows[,1]<=window[2],1],
     labels = Outflows[Outflows[,3]=="UDP"&Outflows[,1]>=window[1]&Outflows[,1]<=window[2],7],offset = 0, cex = 0.7)
text(Outflows[Outflows[,3]=="TCP"&Outflows[,1]>=window[1]&Outflows[,1]<=window[2],1]*0-0.43, Outflows[Outflows[,3]=="TCP"&Outflows[,1]>=window[1]&Outflows[,1]<=window[2],1],
     labels = Outflows[Outflows[,3]=="TCP"&Outflows[,1]>=window[1]&Outflows[,1]<=window[2],7],offset = 0, cex = 0.7)

#Duration

text(Outflows[Outflows[,3]=="UDP"&Outflows[,1]>=window[1]&Outflows[,1]<=window[2],1]*0+0.16, Outflows[Outflows[,3]=="UDP"&Outflows[,1]>=window[1]&Outflows[,1]<=window[2],1],
     labels = Outflows[Outflows[,3]=="UDP"&Outflows[,1]>=window[1]&Outflows[,1]<=window[2],2],offset = 0, cex = 0.7,col=coldout[Outflows[,3]=="UDP"&Outflows[,1]>=window[1]&Outflows[,1]<=window[2]])
text(Outflows[Outflows[,3]=="TCP"&Outflows[,1]>=window[1]&Outflows[,1]<=window[2],1]*0-0.34, Outflows[Outflows[,3]=="TCP"&Outflows[,1]>=window[1]&Outflows[,1]<=window[2],1],
     labels = Outflows[Outflows[,3]=="TCP"&Outflows[,1]>=window[1]&Outflows[,1]<=window[2],2],offset = 0, cex = 0.7,col=coldout[Outflows[,3]=="TCP"&Outflows[,1]>=window[1]&Outflows[,1]<=window[2]])

#Bytes

text(Outflows[Outflows[,3]=="UDP"&Outflows[,1]>=window[1]&Outflows[,1]<=window[2],1]*0+0.3, Outflows[Outflows[,3]=="UDP"&Outflows[,1]>=window[1]&Outflows[,1]<=window[2],1],
     labels = Outflows[Outflows[,3]=="UDP"&Outflows[,1]>=window[1]&Outflows[,1]<=window[2],9],offset = 0, cex = 0.7,col=colbout[Outflows[,3]=="UDP"&Outflows[,1]>=window[1]&Outflows[,1]<=window[2]])
text(Outflows[Outflows[,3]=="TCP"&Outflows[,1]>=window[1]&Outflows[,1]<=window[2],1]*0-0.2, Outflows[Outflows[,3]=="TCP"&Outflows[,1]>=window[1]&Outflows[,1]<=window[2],1],
     labels = Outflows[Outflows[,3]=="TCP"&Outflows[,1]>=window[1]&Outflows[,1]<=window[2],9],offset = 0, cex = 0.7,col=colbout[Outflows[,3]=="TCP"&Outflows[,1]>=window[1]&Outflows[,1]<=window[2]])

#Pakets

text(Outflows[Outflows[,3]=="UDP"&Outflows[,1]>=window[1]&Outflows[,1]<=window[2],1]*0+0.4, Outflows[Outflows[,3]=="UDP"&Outflows[,1]>=window[1]&Outflows[,1]<=window[2],1],
     labels = Outflows[Outflows[,3]=="UDP"&Outflows[,1]>=window[1]&Outflows[,1]<=window[2],8],offset = 0, cex = 0.7,col=colpout[Outflows[,3]=="UDP"&Outflows[,1]>=window[1]&Outflows[,1]<=window[2]])
text(Outflows[Outflows[,3]=="TCP"&Outflows[,1]>=window[1]&Outflows[,1]<=window[2],1]*0-0.1, Outflows[Outflows[,3]=="TCP"&Outflows[,1]>=window[1]&Outflows[,1]<=window[2],1],
     labels = Outflows[Outflows[,3]=="TCP"&Outflows[,1]>=window[1]&Outflows[,1]<=window[2],8],offset = 0, cex = 0.7,col=colpout[Outflows[,3]=="TCP"&Outflows[,1]>=window[1]&Outflows[,1]<=window[2]])

#Inflows ##################

plot(Inflows[Inflows[,3]=="UDP"&Inflows[,1]>=window[1]&Inflows[,1]<=window[2],1]*0,Inflows[Inflows[,3]=="UDP"&Inflows[,1]>=window[1]&Inflows[,1]<=window[2],1],
     col=colsin[inUDP],ylim=rev(window),pch=16,cex=0.8,xlim=c(-0.6,0.5),axes=FALSE,frame.plot=TRUE,
     main="Inflows 4: BBC",ylab=" " ,xlab=" ")
axis(side = 2, at = yax)
points(Inflows[Inflows[,3]=="TCP"&Inflows[,1]>=window[1]&Inflows[,1]<=window[2],1]*0-0.5,Inflows[Inflows[,3]=="TCP"&Inflows[,1]>=window[1]&Inflows[,1]<=window[2],1],
       col=colsin[inTCP],cex=0.8,pch=16)

#Ports
text(Inflows[Inflows[,3]=="UDP"&Inflows[,1]>=window[1]&Inflows[,1]<=window[2],1]*0+0.07, Inflows[Inflows[,3]=="UDP"&Inflows[,1]>=window[1]&Inflows[,1]<=window[2],1],
     labels = Inflows[Inflows[,3]=="UDP"&Inflows[,1]>=window[1]&Inflows[,1]<=window[2],5],offset = 0, cex = 0.7)
text(Inflows[Inflows[,3]=="TCP"&Inflows[,1]>=window[1]&Inflows[,1]<=window[2],1]*0-0.43, Inflows[Inflows[,3]=="TCP"&Inflows[,1]>=window[1]&Inflows[,1]<=window[2],1],
     labels = Inflows[Inflows[,3]=="TCP"&Inflows[,1]>=window[1]&Inflows[,1]<=window[2],5],offset = 0, cex = 0.7)

#Duration

text(Inflows[Inflows[,3]=="UDP"&Inflows[,1]>=window[1]&Inflows[,1]<=window[2],1]*0+0.16, Inflows[Inflows[,3]=="UDP"&Inflows[,1]>=window[1]&Inflows[,1]<=window[2],1],
     labels = Inflows[Inflows[,3]=="UDP"&Inflows[,1]>=window[1]&Inflows[,1]<=window[2],2],offset = 0, cex = 0.7,col=coldin[Inflows[,3]=="UDP"&Inflows[,1]>=window[1]&Inflows[,1]<=window[2]])
text(Inflows[Inflows[,3]=="TCP"&Inflows[,1]>=window[1]&Inflows[,1]<=window[2],1]*0-0.34, Inflows[Inflows[,3]=="TCP"&Inflows[,1]>=window[1]&Inflows[,1]<=window[2],1],
     labels = Inflows[Inflows[,3]=="TCP"&Inflows[,1]>=window[1]&Inflows[,1]<=window[2],2],offset = 0, cex = 0.7,col=coldin[Inflows[,3]=="TCP"&Inflows[,1]>=window[1]&Inflows[,1]<=window[2]])

#Bytes

text(Inflows[Inflows[,3]=="UDP"&Inflows[,1]>=window[1]&Inflows[,1]<=window[2],1]*0+0.3, Inflows[Inflows[,3]=="UDP"&Inflows[,1]>=window[1]&Inflows[,1]<=window[2],1],
     labels = Inflows[Inflows[,3]=="UDP"&Inflows[,1]>=window[1]&Inflows[,1]<=window[2],9],offset = 0, cex = 0.7,col=colbin[Inflows[,3]=="UDP"&Inflows[,1]>=window[1]&Inflows[,1]<=window[2]])
text(Inflows[Inflows[,3]=="TCP"&Inflows[,1]>=window[1]&Inflows[,1]<=window[2],1]*0-0.2, Inflows[Inflows[,3]=="TCP"&Inflows[,1]>=window[1]&Inflows[,1]<=window[2],1],
     labels = Inflows[Inflows[,3]=="TCP"&Inflows[,1]>=window[1]&Inflows[,1]<=window[2],9],offset = 0, cex = 0.7,col=colbin[Inflows[,3]=="TCP"&Inflows[,1]>=window[1]&Inflows[,1]<=window[2]])

#Pakets

text(Inflows[Inflows[,3]=="UDP"&Inflows[,1]>=window[1]&Inflows[,1]<=window[2],1]*0+0.4, Inflows[Inflows[,3]=="UDP"&Inflows[,1]>=window[1]&Inflows[,1]<=window[2],1],
     labels = Inflows[Inflows[,3]=="UDP"&Inflows[,1]>=window[1]&Inflows[,1]<=window[2],8],offset = 0, cex = 0.7,col=colpin[Inflows[,3]=="UDP"&Inflows[,1]>=window[1]&Inflows[,1]<=window[2]])
text(Inflows[Inflows[,3]=="TCP"&Inflows[,1]>=window[1]&Inflows[,1]<=window[2],1]*0-0.1, Inflows[Inflows[,3]=="TCP"&Inflows[,1]>=window[1]&Inflows[,1]<=window[2],1],
     labels = Inflows[Inflows[,3]=="TCP"&Inflows[,1]>=window[1]&Inflows[,1]<=window[2],8],offset = 0, cex = 0.7,col=colpin[Inflows[,3]=="TCP"&Inflows[,1]>=window[1]&Inflows[,1]<=window[2]])

